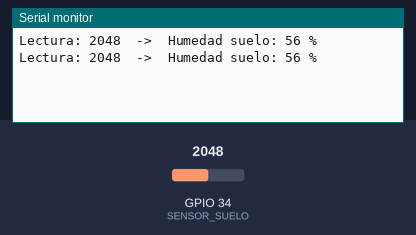
The sketch below on a simulated ESP32. On the bench: the last lines printed to the serial monitor. The inputs (shaded band) are chosen by the test bench; at power-on: GPIO 34 (SENSOR_SUELO) = 2048.

Above: at 1.8 s.
1.9 s: GPIO 34 (SENSOR_SUELO) set to 2417
At 2.8 s:
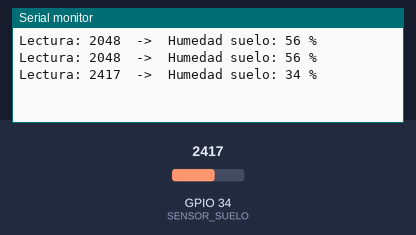
3.4 s: GPIO 34 (SENSOR_SUELO) set to 2532
At 4.4 s:
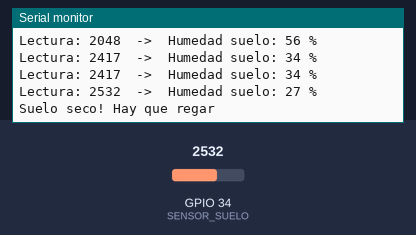
Timing chart, 0 to 6.4 s (numbered marks = the images above; inputs shaded):
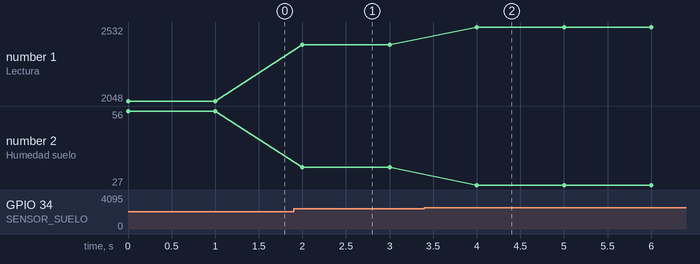

The sketch:

02-calibracion-suelo.ino
```cpp
// Paso 2: Calibracion del sensor de humedad de suelo capacitivo (prueba del vaso)
//
// 1. Sube este codigo y abre el Monitor Serie (115200).
// 2. Sensor al aire        -> anota la "Lectura" = valorSeco
// 3. Sensor en vaso de agua (solo hasta la linea blanca) -> anota = valorMojado
// 4. Copia esos dos valores aqui y en esp32-temperatura.ino

#define SENSOR_SUELO 34

int valorSeco   = 3000;
int valorMojado = 1300;

void setup() {
  Serial.begin(115200);
}

void loop() {
  int lectura = analogRead(SENSOR_SUELO);

  int humedad = map(lectura, valorSeco, valorMojado, 0, 100);
  humedad = constrain(humedad, 0, 100);

  Serial.printf("Lectura: %d  ->  Humedad suelo: %d %%\n", lectura, humedad);

  if (humedad < 30) {
    Serial.println("Suelo seco! Hay que regar");
  }

  delay(1000);
}
```

Measured:
- the behaviour switches between 2490 and 2491 on GPIO 34 (SENSOR_SUELO) (found by bisection; images 1 and 2)
- after the input at 1.9 s, the serial monitor: prints a new line after 0.10 s (image 1)
- after the input at 3.4 s, the serial monitor: prints a new line after 0.60 s (image 2)
- plotted number 1: 2048 → 2417 after the input at 1.9 s, 2417 → 2532 after the input at 3.4 s
- plotted number 2: 56 → 34 after the input at 1.9 s, 34 → 27 after the input at 3.4 s
